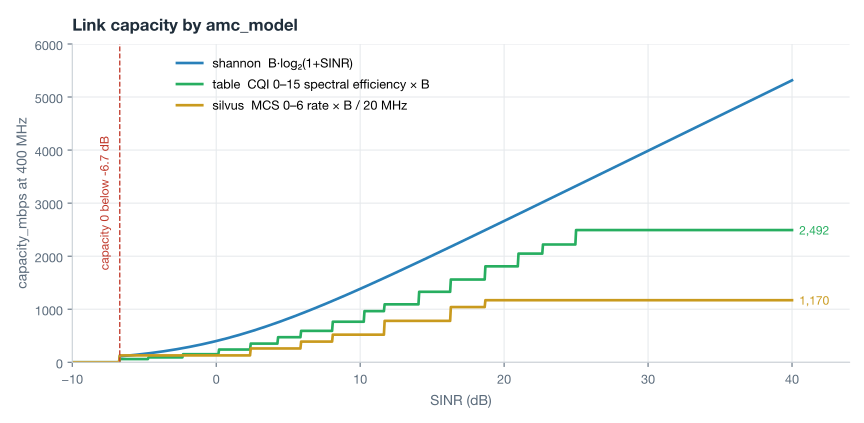

This chart was generated by the following Python code:
"""Generate amc-capacity.svg, the SINR-to-capacity figure on "Channel models: 3GPP and NYU".

It draws link capacity against SINR for the three amc_model values at a given
bandwidth (400 MHz, the run.ini default). The CQI and Silvus tables are read
straight from src/eval/sinr-capacity.h, so the figure follows the code; the
three curves apply the same rules as SinrToCapacity() in that header.
Run it with the project venv from scratch/mesh-sim/:

    .venv/bin/python docs/diagrams/amc-capacity.py
"""
import math
import os
import re

import matplotlib

matplotlib.use("Agg")
import matplotlib.pyplot as plt  # noqa: E402

HERE = os.path.dirname(os.path.abspath(__file__))
HEADER = os.path.join(HERE, "..", "..", "src", "eval", "sinr-capacity.h")
TARGET = os.path.join(HERE, "amc-capacity.svg")
INK, MUTED, GRID = "#1f2d3a", "#5b6b7b", "#e6e9ec"
BLUE, AMBER, GREEN, RED = "#2980b9", "#c99a1e", "#27ae60", "#c0392b"
BANDWIDTH_HZ = 400e6


def table(src, name):
    body = re.search(name + r"\[\] = \{(.*?)\n\};", src, re.S).group(1)
    return [[float(x) if re.fullmatch(r"-?[\d.]+", x) else x.strip('"')
             for x in (v.strip() for v in row.split(","))]
            for row in re.findall(r"\{([^{}]*)\}", body)]


def main():
    with open(HEADER) as f:
        src = f.read()
    sinr_min = float(re.search(r"SINR_MIN_DB = (-?[\d.]+)", src).group(1))
    cqi = table(src, "MCS_TABLE")                     # [sinr_min_db, spectral_eff]
    silvus = table(src, "SILVUS_MCS_TABLE")[:7]       # single-stream rows, MCS 0-6

    def step(rows, sinr, value):
        best = None
        for row in rows:
            if sinr >= row[0]:
                best = row
        return 0.0 if sinr < sinr_min or best is None else value(best)

    sinrs = [-10 + 0.05 * k for k in range(1001)]
    shannon = [0.0 if s < sinr_min else BANDWIDTH_HZ * math.log2(1 + 10 ** (s / 10)) / 1e6
               for s in sinrs]
    tab = [step(cqi, s, lambda r: r[1] * BANDWIDTH_HZ / 1e6) for s in sinrs]
    sil = [step(silvus, s, lambda r: r[4] * BANDWIDTH_HZ / 20e6) for s in sinrs]

    plt.rcParams["font.family"] = ["Helvetica Neue", "Helvetica", "Arial", "DejaVu Sans"]
    fig, ax = plt.subplots(figsize=(9, 4.4))
    fig.patch.set_facecolor("white")
    ax.plot(sinrs, shannon, color=BLUE, linewidth=2, label="shannon  B·log₂(1+SINR)")
    ax.plot(sinrs, tab, color=GREEN, linewidth=2, label="table  CQI 0–15 spectral efficiency × B")
    ax.plot(sinrs, sil, color=AMBER, linewidth=2, label="silvus  MCS 0–6 rate × B / 20 MHz")
    ax.axvline(sinr_min, color=RED, linewidth=1, linestyle="--")
    ax.text(sinr_min - 0.6, 3000, f"capacity 0 below {sinr_min} dB", fontsize=9, color=RED,
            rotation=90, ha="right", va="center")
    for value, color in ((tab[-1], GREEN), (sil[-1], AMBER)):
        ax.text(40.5, value, f"{value:,.0f}", fontsize=9, color=color, va="center")
    ax.set_xlim(-10, 44)
    ax.set_ylim(0, 6000)
    ax.set_xlabel("SINR (dB)", fontsize=10.5, color=MUTED)
    ax.set_ylabel("capacity_mbps at 400 MHz", fontsize=10.5, color=MUTED)
    ax.set_title("Link capacity by amc_model", loc="left", fontsize=12.5, fontweight="bold",
                 color=INK, pad=10)
    ax.grid(True, color=GRID, linewidth=0.8)
    ax.set_axisbelow(True)
    for side in ("top", "right"):
        ax.spines[side].set_visible(False)
    for side in ("left", "bottom"):
        ax.spines[side].set_color("#c9cfd5")
    ax.tick_params(colors=MUTED, labelsize=9.5)
    ax.legend(loc="upper left", bbox_to_anchor=(0.12, 1.0), fontsize=9.5, frameon=False)
    fig.tight_layout()
    fig.savefig(TARGET, format="svg", facecolor="white")
    print(f"wrote {TARGET}")


if __name__ == "__main__":
    main()
